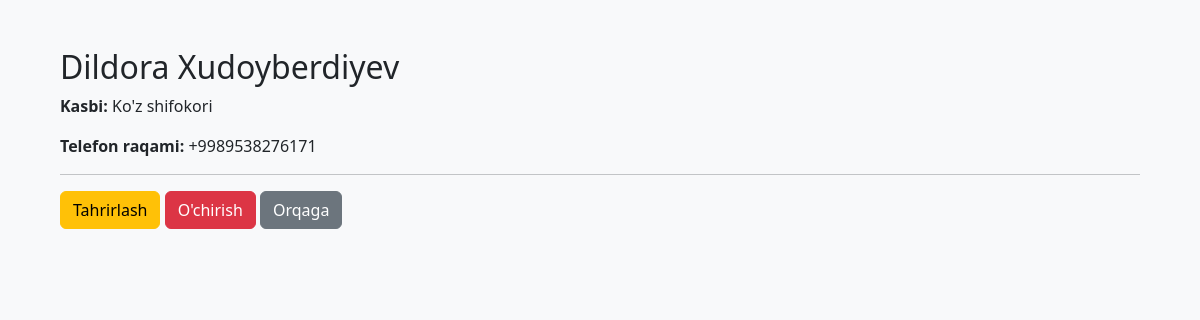
Screenshot of /staff/1/ with the database file from the repository.
### app/models.py (models this page shows, shortened)
class Staff(models.Model):
    id = models.AutoField(primary_key=True)
    name = models.CharField(max_length=100)
    occupation = models.CharField(max_length=100)
    phone = models.CharField(max_length=100)

### app/views.py (the view)
# urls.py: path('staff/<int:pk>/', views.staff_detail, name='staff_detail'),
def staff_detail(request, pk):
    staff = get_object_or_404(Staff, pk=pk)
    return render(request, 'staff/detail.html', {'staff': staff})

### templates/staff/detail.html (shortened to what this page needs)
<!DOCTYPE html>
<html>
<head>
    <link rel="stylesheet" href="https://cdn.jsdelivr.net/npm/bootstrap@5.3.0/dist/css/bootstrap.min.css">
</head>
<body class="p-5 bg-light">
<div class="container">
    <h2>{{ staff.name }}</h2>
    <p><strong>Kasbi:</strong> {{ staff.occupation }}</p>
    <p><strong>Telefon raqami:</strong> {{ staff.phone }}</p>
    <hr>
    <a href="{% url 'staff_edit' staff.pk %}" class="btn btn-warning">Tahrirlash</a>
    <a href="{% url 'staff_delete' staff.pk %}" class="btn btn-danger">O'chirish</a>
    <a href="{% url 'staff' %}" class="btn btn-secondary">Orqaga</a>
</div>
</body>
</html>

### rows the page displays
Staff: name "Dildora Xudoyberdiyev", occupation "Ko'z shifokori", phone "+9989538276171"
